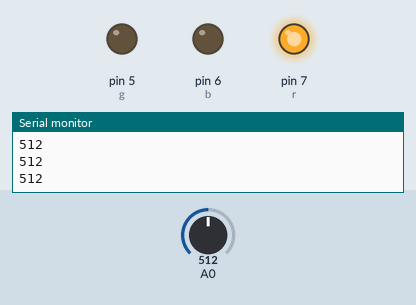
Recording of a sketch running on a simulated Arduino Uno, built with avr-gcc and run on an emulated ATmega328P. Parts: output pins drawn as LEDs (lit = HIGH), the last lines printed to the serial monitor. The inputs (shaded band) are chosen by the test bench; at power-on: A0 = 512.

Above: at 1.2 s.
1.3 s: A0 set to 313
2.8 s: A0 set to 283
At 3.5 s:
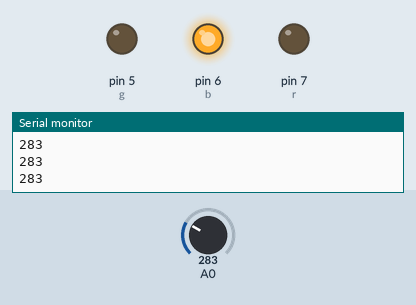
4.3 s: A0 set to 160
5.8 s: A0 set to 141
At 7.0 s:
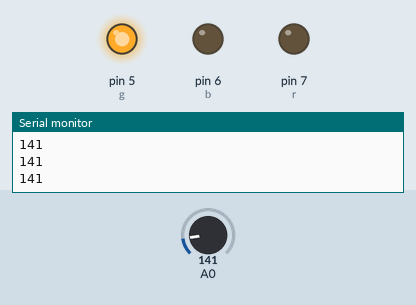
7.3 s: A0 set to 306
At 8.1 s:
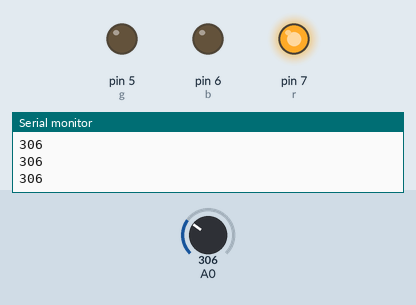
8.8 s: A0 set to 290
At 9.3 s:
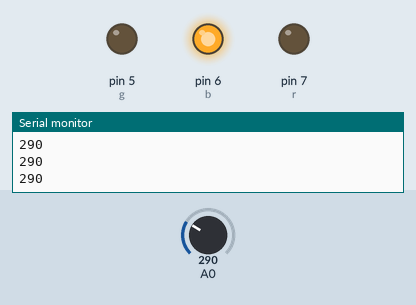
Timing chart, 0 to 11.3 s (numbered marks = the images above; inputs shaded):
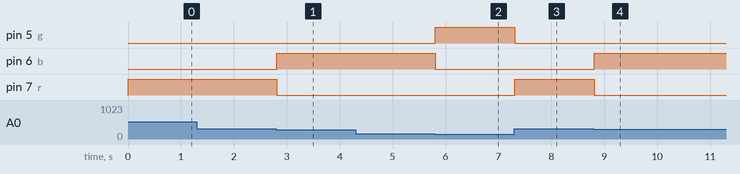

The sketch:

FORCE_CONTROL.ino
```cpp
// C++ code
//FORCE CONTROL

int r = 7, b = 6, g = 5;

void setup()
{
  Serial.begin(9600);
  pinMode(r, OUTPUT);
   pinMode(b, OUTPUT);
   pinMode(g, OUTPUT);
}

void loop()
{
  int force;

  force = analogRead(A0);
  Serial.println(force);

  if(force >= 0 && force <= 150)
  {
    green();
  }
  if(force > 150 && force <= 300)
  {
    blue();
  }
  if(force > 300)
  {
    red();
  }

}

void red()
{
  digitalWrite(r, HIGH);
  digitalWrite(b, LOW);
  digitalWrite(g, LOW);
}
void blue()
{
  digitalWrite(b, HIGH);
  digitalWrite(r, LOW);
  digitalWrite(g, LOW);
}

void green()
{
  digitalWrite(g, HIGH);
  digitalWrite(b, LOW);
  digitalWrite(r, LOW);
}
```

Measured:
- the behaviour switches between 301 and 300 on A0 (found by bisection; images 0 and 1)
- the behaviour switches between 151 and 150 on A0 (found by bisection; images 1 and 2)
- after the input at 2.8 s, pin 6 (b): LOW → HIGH at once; pin 7 (r): HIGH → LOW at once
- after the input at 5.8 s, pin 5 (g): LOW → HIGH at once; pin 6 (b): HIGH → LOW at once
- after the input at 7.3 s, pin 5 (g): HIGH → LOW at once; pin 7 (r): LOW → HIGH at once
- after the input at 8.8 s, pin 6 (b): LOW → HIGH at once; pin 7 (r): HIGH → LOW at once
